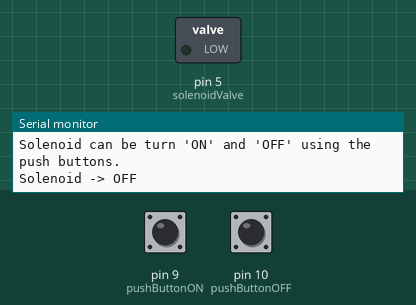
Recording of a sketch running on a simulated Arduino Uno, built with avr-gcc and run on an emulated ATmega328P. Parts: switched loads named in the sketch (green lamp = pin HIGH), the last lines printed to the serial monitor. The test bench sets the inputs (shaded band); at power-on: pin 9 (pushButtonON) LOW, pin 10 (pushButtonOFF) LOW.

Above: at 1.2 s.
1.3 s: pin 9 (pushButtonON) pulled HIGH for 0.15 s
At 1.9 s:
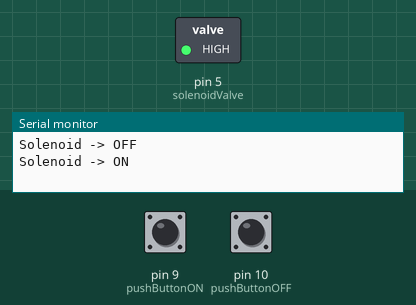
2.9 s: pin 10 (pushButtonOFF) pulled HIGH for 0.15 s
At 4.1 s:
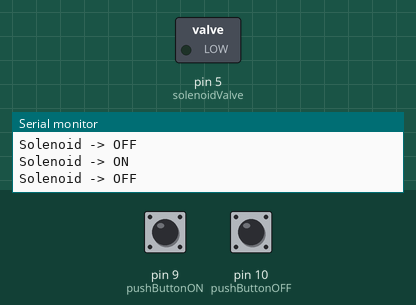
4.5 s: pin 9 (pushButtonON) pulled HIGH for 1 s
At 5.5 s:
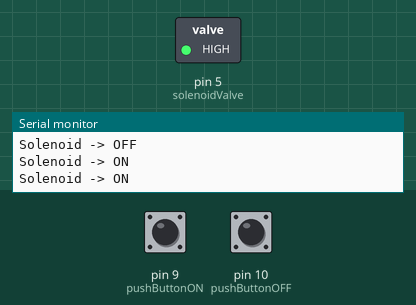
Timing chart, 0 to 7.5 s (numbered marks = the images above; inputs shaded):
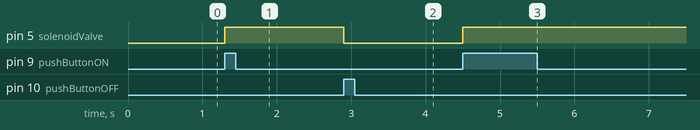

The sketch:

solenoid_valve1.ino
```cpp
/*
* In the circuit, two push buttons are used.
* Using those two, Solenoid can be turn ON or OFF.
*/


#define pushButtonON 9		// To turn 'ON' the Solenoid
#define pushButtonOFF 10	// To turn OFF the Solenoid
#define solenoidValve 5
bool flag = false;
void setup()
{
  Serial.begin(9600);
  pinMode(pushButtonON, INPUT);
  pinMode(pushButtonOFF, INPUT);
  pinMode(solenoidValve, OUTPUT);
  while(!Serial){}

}

void loop()
{
  //digitalWrite(solenoidValve, HIGH);
  if(digitalRead(pushButtonON)==HIGH)
  {
    digitalWrite(solenoidValve, HIGH);
    Serial.println("Solenoid -> ON");
    delay(500);
  }
  else if(digitalRead(pushButtonOFF)==HIGH)
  {
    digitalWrite(solenoidValve, LOW);
    Serial.println("Solenoid -> OFF");
    delay(500);
  }

  while(!flag)
  {
    Serial.println("Solenoid can be turn 'ON' and 'OFF' using the push buttons.\n");
    Serial.println("Solenoid -> OFF");
  	flag = true;
  }

}
```

Measured:
- after the input at 1.3 s, pin 5 (solenoidValve): LOW → HIGH at once
- after the input at 2.9 s, pin 5 (solenoidValve): HIGH → LOW at once
- after the input at 4.5 s, pin 5 (solenoidValve): LOW → HIGH at once
